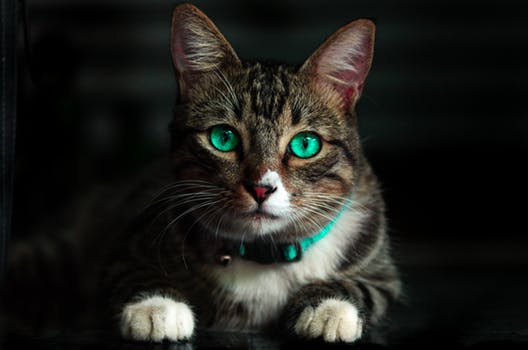
#> input picture DAY2/DATA-20220515T070511Z-001/DATA/cat.jpeg, 528 x 350 px, found by its file name
$ jupyter execute 'Image manipulation.ipynb'
#> lines starting #> are read from the running program, lines starting #| are printed output that depends on the picture
Image translation is used to rotate, flip, shift, etc images

[cell 1]
import cv2
import numpy as np

[cell 2]
image = cv2.imread(r"C:\Users\akshay0909\open CV\DAY2\DATA-20220515T070511Z-001\DATA\cat.jpeg")
#> image is the input picture: shape (350, 528, 3); mean B, G, R 27.8, 31.9, 31.8
image

[cell 3]
def show(img):
    cv2.imshow('output', img)
    cv2.waitKey()
    cv2.destroyAllWindows()

[cell 4]
def translate(image, x, y):
#> called with x = 0, y = 100
    M = np.float32([[1, 0, x], [0, 1, y]])
    shifted = cv2.warpAffine(image, M, (image.shape[1], image.shape[0]))
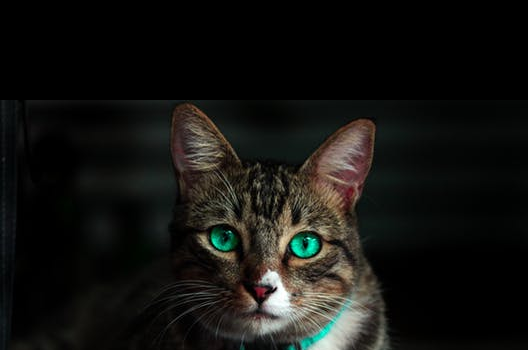
#> shifted: shape (350, 528, 3); mean B, G, R 17.2, 19.9, 20.1
    return shifted

[cell 5]
#shift image down
shifted = translate(image, 0, 100)
show(shifted)

[cell 6]
#shift image up
shifted = translate(image, 0, -100)
#> call 2 of translate, with x = 0, y = -100
#> in translate (call 2), `shifted = cv2.warpAffine(image, M, (image.shape[1], image.shape[0]))`:
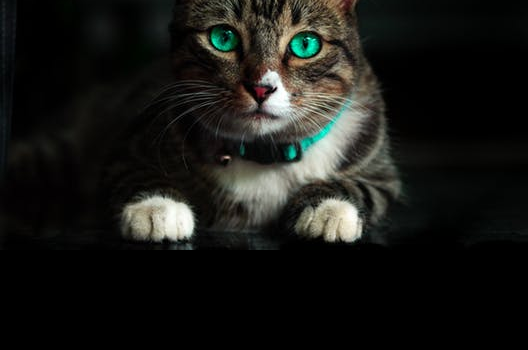
#> shifted: shape (350, 528, 3); mean B, G, R 22, 25.3, 24.8
cv2.imshow("Shifted up image", shifted)
cv2.waitKey(0)
cv2.destroyAllWindows()

[cell 7]
#shift image left
shifted = translate(image, -100, 0)
#> call 3 of translate, with x = -100, y = 0
#> in translate (call 3), `shifted = cv2.warpAffine(image, M, (image.shape[1], image.shape[0]))`:
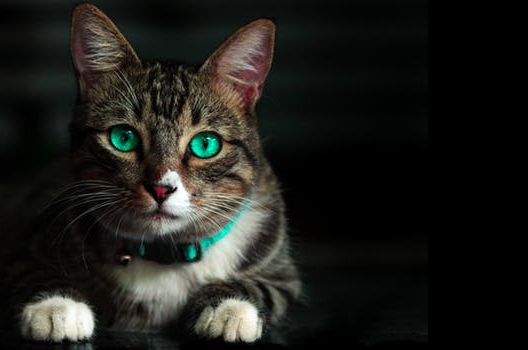
#> shifted: shape (350, 528, 3); mean B, G, R 26.7, 30.7, 30.6
cv2.imshow("Shifted left image", shifted)
cv2.waitKey(0)
cv2.destroyAllWindows()

[cell 8]
#shift image right and down
shifted = translate(image, 100, 50)
#> call 4 of translate, with x = 100, y = 50
#> in translate (call 4), `shifted = cv2.warpAffine(image, M, (image.shape[1], image.shape[0]))`:
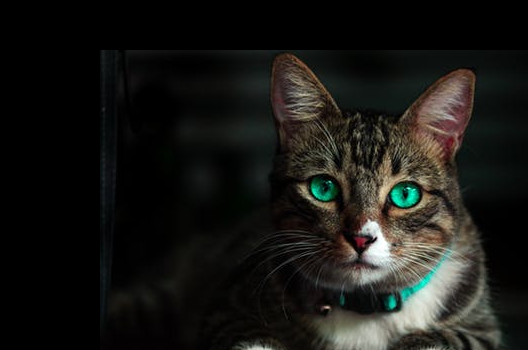
#> shifted: shape (350, 528, 3); mean B, G, R 21.5, 24.8, 25
cv2.imshow("Shifted right and down image", shifted)
cv2.waitKey(0)
cv2.destroyAllWindows()

# Rotation

[cell 9]
#rotate image
rotated_image = cv2.transpose(image)
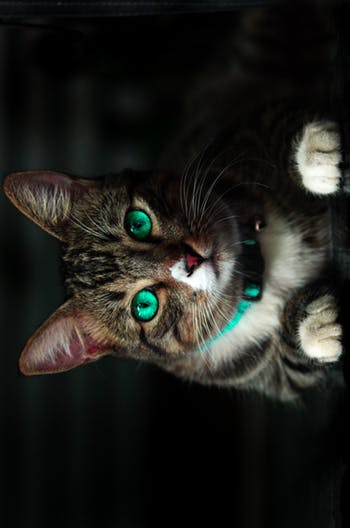
#> rotated_image: shape (528, 350, 3); mean B, G, R 27.8, 31.9, 31.8

cv2.imshow("Rotted image", rotated_image)
cv2.waitKey(0)
cv2.destroyAllWindows()

[cell 10]
#horizontal flip
flipped = cv2.flip(image, 0)
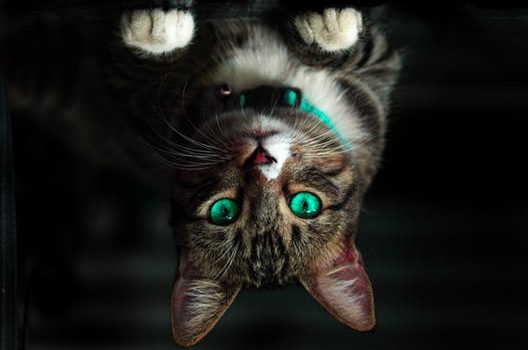
#> flipped: shape (350, 528, 3); mean B, G, R 27.8, 31.9, 31.8
cv2.imshow('Horizontal Flip', flipped)
cv2.waitKey()
cv2.destroyAllWindows()

# Resize

[cell 11]
def resize(img, width = None, height = None, inter = cv2.INTER_AREA):

#> called with width = 300, inter = 3
    dim = None

    (h,w) = image.shape[:2]
#> h = 350; w = 528

    if width is None and height is None:
        return img

    #cal new im based on heigth given
    elif width is None :
        r = height/float(h)
        dim = (int(w*r), height)

    #cal new dim based on width given
    elif height is None:
        r = width/float(w)
#> r = 0.568
        dim = (width, int(h*r))
#> dim = (300, 198)


    res = cv2.resize(img, dim, interpolation= inter)

    return res

[cell 12]
resized = resize(image, width = 300)
cv2.imshow("width resized", resized)
cv2.waitKey(0)
cv2.destroyAllWindows()

print("width given : h - {}, w - {} ".format(resized.shape[0],resized.shape[1]))
#| width given : h - 198, w - 300

# Cropping

[cell 13]
(h,w) = image.shape[:2] #we only require height and width not channel thats why 2
#> h = 350; w = 528

[cell 14]
#lets get the ending pixel coordinates(bottom right)
end_row, end_col = int(h * .75), int(w * .75)
#> end_row = 262; end_col = 396

[cell 15]
start_row, start_col = int(h * .25), int(w * .25)
#> start_row = 87; start_col = 132

[cell 16]
#simply use indexing to crop out the retangle we desire
cropped = image[start_row:end_row , start_col:end_col]
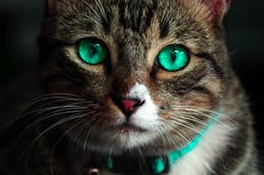
#> cropped: shape (175, 264, 3); mean B, G, R 48.4, 56.3, 56
cv2.imshow("Original image", image)
cv2.waitKey(0)
cv2.imshow("Cropped image", cropped)
cv2.waitKey(0)
cv2.destroyAllWindows()
